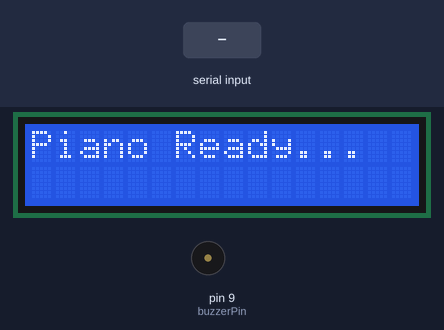
Recording of a sketch running on a simulated Arduino Uno, built with avr-gcc and run on an emulated ATmega328P. On the bench: 16×2 character LCD, buzzer (waves = sounding). The inputs (shaded band) are chosen by the test bench.

Above: at 1.2 s.
1.3 s: "A" received over Serial
At 2.0 s:
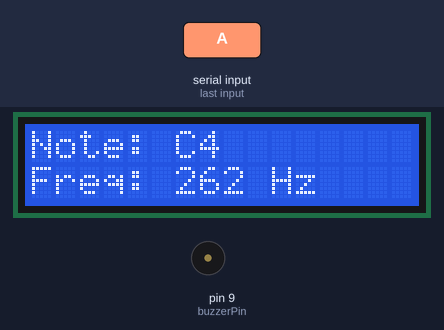
2.9 s: "S" received over Serial
At 4.2 s:
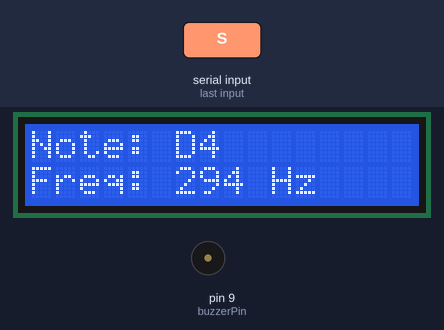
4.5 s: "D" received over Serial
At 5.6 s:
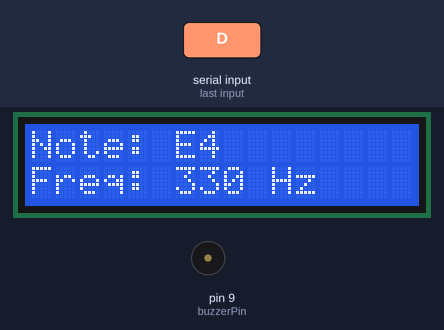
6.1 s: "F" received over Serial
At 6.9 s:
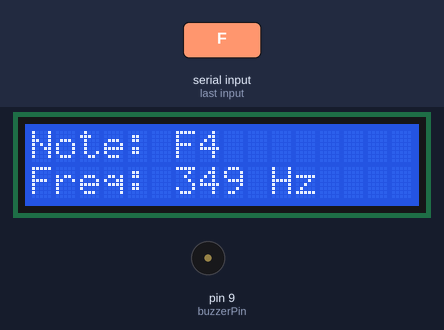
7.7 s: "G" received over Serial
At 9.0 s:
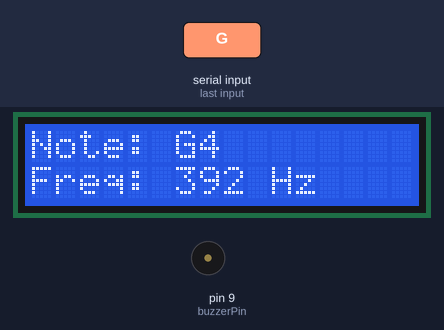
9.3 s: "H" received over Serial
At 10.5 s:
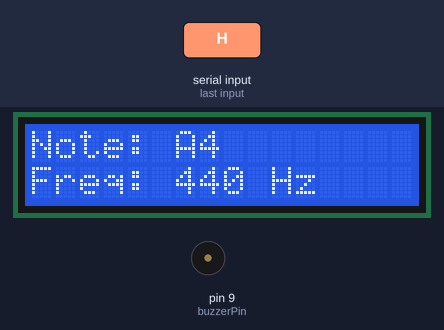
Timing chart, 0 to 11.9 s (numbered marks = the images above; inputs shaded):
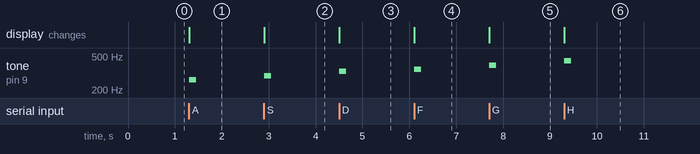

Measured:
- after the input at 1.3 s, tone on pin 9 (buzzerPin): silent → 262 Hz at once, → silent 0.15 s later; the display: changes at once (image 1)
- after the input at 2.9 s, tone on pin 9 (buzzerPin): silent → 294 Hz at once, → silent 0.15 s later; the display: changes at once (image 2)
- after the input at 4.5 s, tone on pin 9 (buzzerPin): silent → 330 Hz at once, → silent 0.15 s later; the display: changes at once (image 3)
- after the input at 6.1 s, tone on pin 9 (buzzerPin): silent → 349 Hz at once, → silent 0.15 s later; the display: changes at once (image 4)
- after the input at 7.7 s, tone on pin 9 (buzzerPin): silent → 392 Hz at once, → silent 0.15 s later; the display: changes at once (image 5)
- after the input at 9.3 s, tone on pin 9 (buzzerPin): silent → 440 Hz at once, → silent 0.15 s later; the display: changes at once (image 6)

The sketch:

week9file1.ino
```cpp
#include <LiquidCrystal.h>

// Initialize LCD pins: RS, E, D4, D5, D6, D7
LiquidCrystal lcd(12, 11, 5, 4, 3, 2);

const int buzzerPin = 9; // Connect Piezo buzzer to Pin 9

void setup() {
  Serial.begin(9600);

  // Set up the buzzer pin
  pinMode(buzzerPin, OUTPUT);

  // Initialize the LCD
  lcd.begin(16, 2);
  lcd.print("Piano Ready...");
}

void loop() {
  // Check if data has been sent from Python
  if (Serial.available() > 0) {
    char key = Serial.read(); // Read the incoming byte

    int frequency = 0;
    String noteName = "";

    // Map the characters from Python script to notes
    switch (key) {
      case 'A': frequency = 262; noteName = "C4"; break;
      case 'S': frequency = 294; noteName = "D4"; break;
      case 'D': frequency = 330; noteName = "E4"; break;
      case 'F': frequency = 349; noteName = "F4"; break;
      case 'G': frequency = 392; noteName = "G4"; break;
      case 'H': frequency = 440; noteName = "A4"; break;
      case 'J': frequency = 494; noteName = "B4"; break;
      case 'K': frequency = 523; noteName = "C5"; break;
      case 'L': frequency = 587; noteName = "D5"; break;
      default: return; // Ignore any other keys
    }

    // Play the note
    if (frequency > 0) {
      updateDisplay(noteName, frequency);
      tone(buzzerPin, frequency, 150); // Play for 150ms
    }
  }
}

// Function to handle LCD updates
void updateDisplay(String note, int freq) {
  lcd.clear();
  lcd.setCursor(0, 0);
  lcd.print("Note: ");
  lcd.print(note);
  lcd.setCursor(0, 1);
  lcd.print("Freq: ");
  lcd.print(freq);
  lcd.print(" Hz");
}
```
